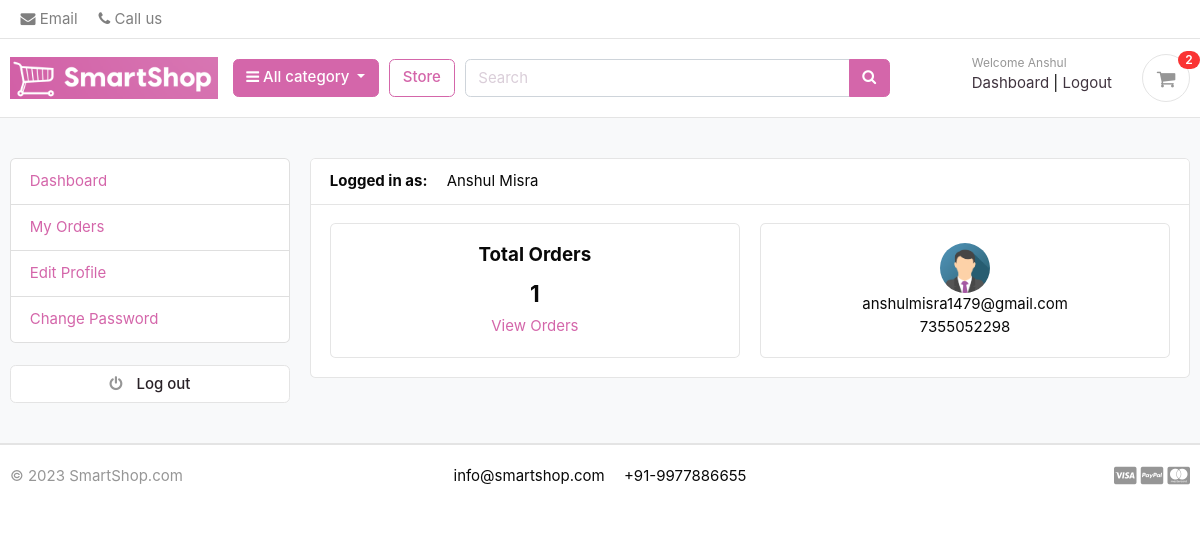
The page /accounts/ (signed in) on the database as committed earlier.
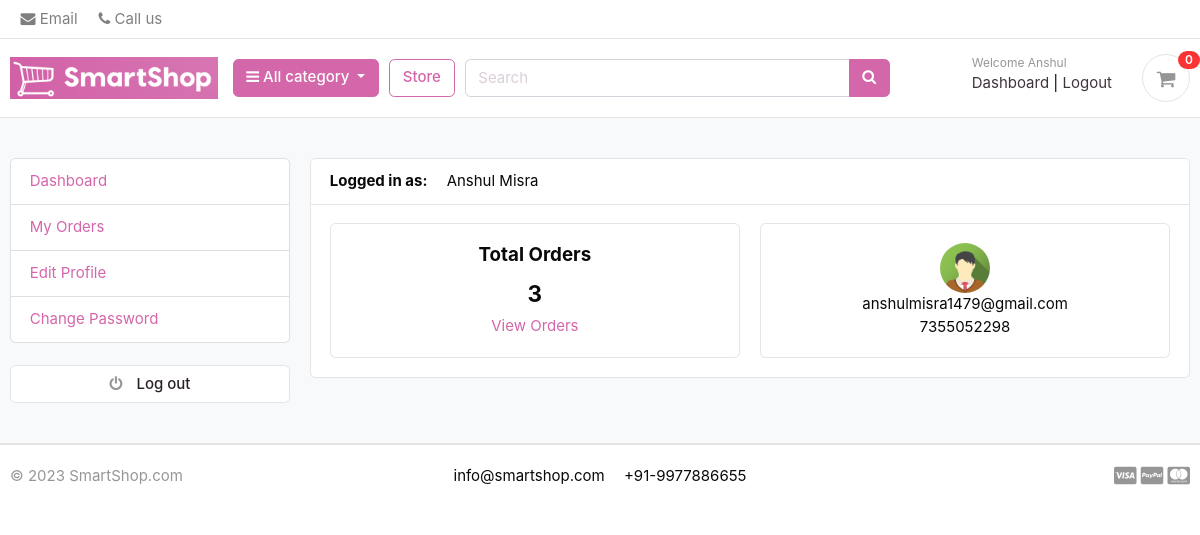
The same page on the database as committed later.
### accounts/models.py (models this page shows, shortened)
class UserProfile(models.Model):
    user = models.OneToOneField(Account, on_delete=models.CASCADE)
    address_line_1 = models.CharField(blank=True, max_length=100)
    address_line_2 = models.CharField(blank=True, max_length=100)
    profile_picture = models.ImageField(blank=True, upload_to='userprofile')
    city = models.CharField(blank=True, max_length=20)
    state = models.CharField(blank=True, max_length=20)
    country = models.CharField(blank=True, max_length=20)

### accounts/views.py (the view)
# urls.py: path('', views.dashboard, name='dashboard'),
@login_required(login_url='login')
def dashboard(request):
    orders = Order.objects.order_by('-created_at').filter(user_id=request.user.id, is_ordered=True)
    orders_count = orders.count()
    userprofile = UserProfile.objects.get(user_id=request.user.id)
    context = {
        'orders_count': orders_count,
        'userprofile': userprofile,
    }
    return render(request, 'accounts/dashboard.html', context)

### accounts/models.py (called while the page is built)
    def full_name(self):
        return f'{self.first_name} {self.last_name}'

### carts/context_processors.py (called while the page is built)
def counter(request):
    cart_count = 0
    if 'admin' in request.path:
        return {}
    else:
        try:
            cart = Cart.objects.filter(cart_id=_cart_id(request))
            if request.user.is_authenticated:
                cart_items = CartItem.objects.all().filter(user=request.user)
            else:
                cart_items = CartItem.objects.all().filter(cart=cart[:1])
            for cart_item in cart_items:
                cart_count += cart_item.quantity
        except Cart.DoesNotExist:
            cart_count = 0
    return dict(cart_count=cart_count)

### carts/views.py (called while the page is built)
def _cart_id(request):
    cart = request.session.session_key
    if not cart:
        cart = request.session.create()
    return cart

### category/context_processors.py (called while the page is built)
def menu_links(request):
    links = Category.objects.all()
    return dict(links=links)

### category/models.py (called while the page is built)
    def get_url(self):
        return reverse('products_by_category', args=[self.slug])

### templates/accounts/dashboard.html (shortened to what this page needs)
{% extends 'base.html' %}
{% block content %}
<section class="section-conten padding-y bg">
<div class="container">
	<div class="row">
	{% include 'includes/dashboard_sidebar.html' %}
	<main class="col-md-9">
		<article class="card">
		<header class="card-header">
			<strong class="d-inline-block mr-3">Logged in as:</strong>
			<span>{{user.full_name}}</span>
		</header>
		<div class="card-body">
			<div class="row">
			<div class="col-md-6">
				<div class="card" style="text-align:center;">
					<div class="card-body">
						<h5 class="card-title">Total Orders</h5>
						<h4>{{orders_count}}</h4>
						<a href="{% url 'my_orders' %}">View Orders</a>
					</div>
				</div>
			</div>
			<div class="col-md-6">
				<div class="card" style="text-align:center;">
					<div class="card-body">
						<img src="{{userprofile.profile_picture.url}}" alt="Profile Picture" width="50" height="50" style="border-radius:50%;">
						<p class="mb-0">{{user.email}}</p>
						<p>{{user.phone_number}}</p>
					</div>
				</div>
			</div>
			</div>
		</div>
		</article>
	</main>
</div>
</div>
</section>
{% endblock %}

### templates/includes/navbar.html (shortened to what this page needs)
{% load static %}
<header class="section-header">
    <nav class="navbar p-md-0 navbar-expand-sm navbar-light border-bottom">
    <div class="container">
      <div class="collapse navbar-collapse" id="navbarTop4">
        <ul class="navbar-nav">
            <li><a href="mailto:help@smartshop.com" class="nav-link"> <i class="fa fa-envelope"></i> Email </a></li>
            <li><a href="tel:9977886655" class="nav-link"> <i class="fa fa-phone"></i> Call us </a></li>
        </ul>
      </div>
    </div>
    </nav>
    <section class="header-main border-bottom">
        <div class="container">
    <div class="row align-items-center">
        <div class="col-lg-2 col-md-3 col-6">
            <a href="{% url 'home' %}" class="brand-wrap">
                <img class="logo" src="{% static './images/logo.png' %}">
            </a>
        </div>
        <div class="col-lg col-sm col-md col-6 flex-grow-0">
            <div class="category-wrap dropdown d-inline-block float-right">
                <button type="button" class="btn btn-primary dropdown-toggle ml-4" data-toggle="dropdown">
                    <i class="fa fa-bars"></i> All category
                </button>
            </div>
        </div>
        <a href="{% url 'store' %}" class="btn btn-outline-primary">Store</a>
        <div class="col-lg  col-md-6 col-sm-12 col">
            <form action="{% url 'search' %}" class="search" method='GET'>
                <div class="input-group w-100">
                    <input type="text" class="form-control" style="width:60%;" placeholder="Search" name="keyword" required>
                    <div class="input-group-append">
                      <button class="btn btn-primary" type="submit">
                        <i class="fa fa-search"></i>
                      </button>
                    </div>
                </div>
            </form>
        </div>
        <div class="col-lg-3 col-sm-6 col-8 order-2 order-lg-3">
                    <div class="d-flex justify-content-end mb-3 mb-lg-0">
                        {% if user.id is None %}
                        <div class="widget-header">
                            <small class="title text-muted">Welcome guest!</small>
                            <div>
                                <a href="{% url 'login' %}">Sign in</a> <span class="dark-transp"> | </span>
                                <a href="{% url 'register' %}"> Register</a>
                            </div>
                        </div>
                        {% else %}
                        <div class="widget-header">
                            <small class="title text-muted">Welcome {{user.first_name}}</small>
                            <div>
                                <a href="{% url 'dashboard' %}">Dashboard</a> <span class="dark-transp"> | </span>
                                <a href="{% url 'logout' %}">Logout</a>
                            </div>
                        </div>
                        {%endif%}
                        <a href="{% url 'cart' %}" class="widget-header pl-3 ml-3">
                            <div class="icon icon-sm rounded-circle border"><i class="fa fa-shopping-cart"></i></div>
                            <span class="badge badge-pill badge-danger notify">{{ cart_count }}</span>
                        </a>
                    </div>
                </div>
    </div>
        </div>
    </section>
</header>

Rows that differ between the two databases and show on the page:
changed UserProfile: profile_picture: picture added in place of a placeholder
Other text that changed with them:
{{ cart_count }}: "2" → "0"
{{ orders_count }}: "1" → "3"
